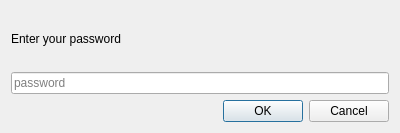
<?xml version="1.0" encoding="UTF-8"?>
<ui version="4.0">
 <class>pwdDialog</class>
 <widget class="QDialog" name="pwdDialog">
  <property name="geometry">
   <rect>
    <x>0</x>
    <y>0</y>
    <width>400</width>
    <height>133</height>
   </rect>
  </property>
  <property name="windowTitle">
   <string>Dialog</string>
  </property>
  <layout class="QGridLayout" name="gridLayout">
   <item row="0" column="0">
    <widget class="QLabel" name="label">
     <property name="text">
      <string>Enter your password</string>
     </property>
    </widget>
   </item>
   <item row="1" column="0">
    <widget class="QLineEdit" name="lineEdit">
     <property name="echoMode">
      <enum>QLineEdit::Password</enum>
     </property>
     <property name="placeholderText">
      <string>password</string>
     </property>
    </widget>
   </item>
   <item row="2" column="0">
    <widget class="QDialogButtonBox" name="buttonBox">
     <property name="orientation">
      <enum>Qt::Horizontal</enum>
     </property>
     <property name="standardButtons">
      <set>QDialogButtonBox::Cancel|QDialogButtonBox::Ok</set>
     </property>
    </widget>
   </item>
  </layout>
 </widget>
 <resources/>
 <connections/>
</ui>
